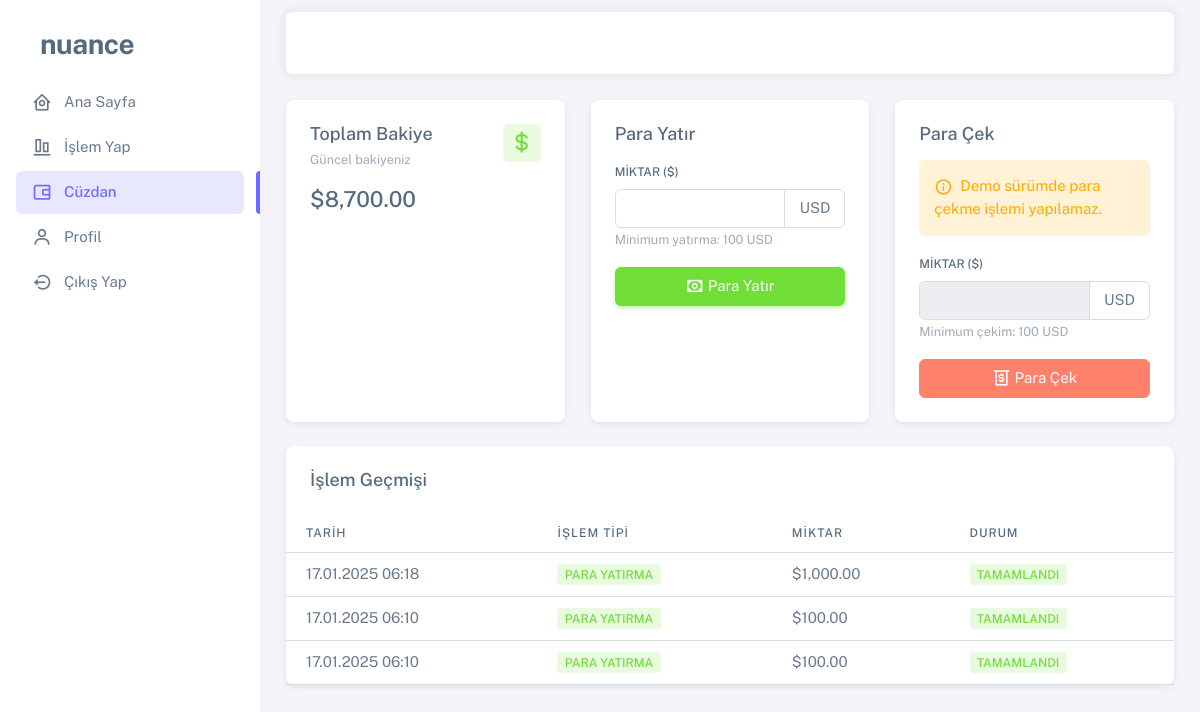
The app's page /main/wallet.php (signed in) with its own data.
### tables this page shows
CREATE TABLE `settings` (
  `id` int(10) NOT NULL,
  `st_name` varchar(100) NOT NULL,
  `st_description` varchar(100) NOT NULL,
  `st_keywords` varchar(100) NOT NULL,
  `st_logo` varchar(100) NOT NULL,
  `st_mserver` varchar(100) NOT NULL,
  `st_mport` int(10) NOT NULL,
  `st_musername` varchar(100) NOT NULL,
  `st_mpassword` varchar(100) NOT NULL
);

CREATE TABLE `wallet` (
  `user_id` int(100) NOT NULL,
  `wallet_id` varchar(100) NOT NULL,
  `balance` double NOT NULL
);

CREATE TABLE `wallet_transactions` (
  `id` int(11) NOT NULL,
  `user_id` int(11) NOT NULL,
  `type` enum('deposit','withdraw') NOT NULL,
  `amount` decimal(10,2) NOT NULL,
  `status` enum('pending','completed','cancelled') NOT NULL DEFAULT 'completed',
  `transaction_date` timestamp NOT NULL DEFAULT current_timestamp()
);

### connect.php (called while the page is built, shortened)
<?php
$servername = "localhost";
$username = "root";
$password = "";
$dbname = "borsa";
try {
$conn = new PDO("mysql:host=$servername;dbname=$dbname", $username, $password);
} catch (PDOException $pe) {
die ("Could not connect to the database $dbname :" . $pe->getMessage());
}
$Setting=$conn->query('SELECT * FROM settings')->fetch();
?>

### main/wallet.php (the view, shortened to what this page needs)
<?php
require '../connect.php';
$kullanici_sor = $conn->prepare('SELECT * FROM users WHERE userCookie = ?');
$kullanici_sor->execute([$_COOKIE['user']]);
$kullanici = $kullanici_sor->fetch(PDO::FETCH_ASSOC);
try {
  $bakiye_sor = $conn->prepare('SELECT balance FROM wallet WHERE user_id = ?');
  $bakiye_sor->execute([$kullanici['userID']]);
  $bakiye = $bakiye_sor->fetch(PDO::FETCH_ASSOC);
  $total_bakiye = $bakiye['balance'] ?? 0;
} catch (PDOException $e) {
  $total_bakiye = 0;
}
try {
  $islemler_sor = $conn->prepare('SELECT * FROM wallet_transactions WHERE user_id = ? ORDER BY transaction_date DESC LIMIT 10');
  $islemler_sor->execute([$kullanici['userID']]);
  $islemler = $islemler_sor->fetchAll(PDO::FETCH_ASSOC);
} catch (PDOException $e) {
  $islemler = [];
}
?>
<!DOCTYPE html>
<html lang="tr">
<head>
  <link rel="stylesheet" href="assets/vendor/fonts/boxicons.css" />
  <link rel="stylesheet" href="assets/vendor/css/core.css" class="template-customizer-core-css" />
  <link rel="stylesheet" href="assets/vendor/css/theme-default.css" class="template-customizer-theme-css" />
  <link rel="stylesheet" href="assets/css/demo.css" />
  <link rel="stylesheet" href="assets/vendor/libs/perfect-scrollbar/perfect-scrollbar.css" />
  <link rel="stylesheet" href="assets/vendor/libs/apex-charts/apex-charts.css" />
</head>
<body>
  <div class="layout-wrapper layout-content-navbar">
    <div class="layout-container">
      <aside id="layout-menu" class="layout-menu menu-vertical menu bg-menu-theme">
        <div class="app-brand demo">
          <a href="index.php" class="app-brand-link">
            <span class="app-brand-text demo menu-text fw-bold ms-2"><?php echo $Setting['st_name'] ?></span>
          </a>
        </div>
        <ul class="menu-inner py-1">
          <li class="menu-item">
            <a href="index.php" class="menu-link">
              <i class="menu-icon tf-icons bx bx-home-circle"></i>
              <div data-i18n="Dashboards">Ana Sayfa</div>
            </a>
          </li>
          <li class="menu-item">
            <a href="operations.php" class="menu-link">
              <i class="menu-icon tf-icons bx bx-objects-vertical-bottom"></i>
              <div data-i18n="Dashboards">İşlem Yap</div>
            </a>
          </li>
          <li class="menu-item active">
            <a href="wallet.php" class="menu-link">
              <i class="menu-icon tf-icons bx bx-wallet-alt"></i>
              <div data-i18n="Dashboards">Cüzdan</div>
            </a>
          </li>
          <li class="menu-item ">
            <a href="profile.php" class="menu-link">
              <i class="menu-icon tf-icons bx bx-user"></i>
              <div data-i18n="Dashboards">Profil</div>
            </a>
          </li>
          <li class="menu-item ">
            <a href="../logout.php" class="menu-link">
              <i class="menu-icon tf-icons bx bx-log-out-circle"></i>
              <div data-i18n="Dashboards">Çıkış Yap</div>
            </a>
          </li>
      </aside>
      <div class="layout-page">
        <nav
          class="layout-navbar container-xxl navbar navbar-expand-xl navbar-detached align-items-center bg-navbar-theme"
          id="layout-navbar">
        </nav>
        <div class="content-wrapper">
          <div class="container-xxl flex-grow-1 container-p-y">
            <div class="row">
              <div class="col-lg-4 col-md-6 mb-4">
                <div class="card h-100">
                  <div class="card-body">
                    <div class="d-flex justify-content-between align-items-start">
                      <div class="d-flex flex-column">
                        <div class="card-title mb-auto">
                          <h5 class="mb-1">Toplam Bakiye</h5>
                          <small class="text-muted">Güncel bakiyeniz</small>
                        </div>
                        <div class="d-flex align-items-center mt-3">
                          <h4 class="mb-0 me-2">$<?php echo number_format($total_bakiye, 2); ?></h4>
                        </div>
                      </div>
                      <div class="avatar">
                        <span class="avatar-initial rounded bg-label-success">
                          <i class="bx bx-dollar bx-sm"></i>
                        </span>
                      </div>
                    </div>
                  </div>
                </div>
              </div>
              <div class="col-lg-4 col-md-6 mb-4">
                <div class="card h-100">
                  <div class="card-body">
                    <h5 class="card-title mb-3">Para Yatır</h5>
                    <form id="depositForm">
                      <div class="mb-3">
                        <label class="form-label">Miktar ($)</label>
                        <div class="input-group">
                          <input type="number" class="form-control" name="amount" required min="100" step="100">
                          <span class="input-group-text">USD</span>
                        </div>
                        <small class="text-muted">Minimum yatırma: 100 USD</small>
                      </div>
                      <button type="submit" class="btn btn-success w-100">
                        <i class="bx bx-money me-1"></i> Para Yatır
                      </button>
                    </form>
                  </div>
                </div>
              </div>
              <div class="col-lg-4 col-md-6 mb-4">
                <div class="card h-100">
                  <div class="card-body">
                    <h5 class="card-title mb-3">Para Çek</h5>
                    <div class="alert alert-warning mb-3">
                      <i class="bx bx-info-circle me-1"></i>
                      Demo sürümde para çekme işlemi yapılamaz.
                    </div>
                    <form id="withdrawForm">
                      <div class="mb-3">
                        <label class="form-label">Miktar ($)</label>
                        <div class="input-group">
                          <input type="number" class="form-control" name="amount" required min="100" step="100"
                            disabled>
                          <span class="input-group-text">USD</span>
                        </div>
                        <small class="text-muted">Minimum çekim: 100 USD</small>
                      </div>
                      <button type="submit" class="btn btn-danger w-100" disabled>
                        <i class="bx bx-money-withdraw me-1"></i> Para Çek
                      </button>
                    </form>
                  </div>
                </div>
              </div>
            </div>
            <div class="row">
              <div class="col-12">
                <div class="card">
                  <div class="card-header d-flex justify-content-between align-items-center">
                    <h5 class="card-title mb-0">İşlem Geçmişi</h5>
                  </div>
                  <div class="table-responsive">
                    <table class="table table-hover">
                      <thead>
                        <tr>
                          <th>Tarih</th>
                          <th>İşlem Tipi</th>
                          <th>Miktar</th>
                          <th>Durum</th>
                        </tr>
                      </thead>
                      <tbody>
                        <?php foreach ($islemler as $islem): ?>
                          <tr>
                            <td><?php echo date('d.m.Y H:i', strtotime($islem['transaction_date'])); ?></td>
                            <td>
                              <?php if ($islem['type'] == 'deposit'): ?>
                                <span class="badge bg-label-success">Para Yatırma</span>
                              <?php else: ?>
                                <span class="badge bg-label-danger">Para Çekme</span>
                              <?php endif; ?>
                            </td>
                            <td>$<?php echo number_format($islem['amount'], 2); ?></td>
                            <td>
                              <?php if ($islem['status'] == 'completed'): ?>
                                <span class="badge bg-label-success">Tamamlandı</span>
                              <?php elseif ($islem['status'] == 'pending'): ?>
                                <span class="badge bg-label-warning">Beklemede</span>
                              <?php else: ?>
                                <span class="badge bg-label-danger">İptal Edildi</span>
                              <?php endif; ?>
                            </td>
                          </tr>
                        <?php endforeach; ?>
                      </tbody>
                    </table>
                  </div>
                </div>
              </div>
            </div>
          </div>
        </div>
      </div>
    </div>
  </div>
</body>
</html>

### main/assets/css/demo.css (style rules this page uses)
.menu .app-brand.demo { height: 64px; margin-top: 12px; }
.app-brand-text.demo { font-size: 1.75rem; letter-spacing: -0.5px; text-transform: lowercase; }

### records on screen
settings: st_name "nuance"
wallet: balance "8,700.00"
wallet_transactions: transaction_date "17.01.2025 06:18", type "PARA YATIRMA", amount "1,000.00", status "TAMAMLANDI"
wallet_transactions: transaction_date "17.01.2025 06:10", type "PARA YATIRMA", amount "100.00", status "TAMAMLANDI"
wallet_transactions: transaction_date "17.01.2025 06:10", type "PARA YATIRMA", amount "100.00", status "TAMAMLANDI"
